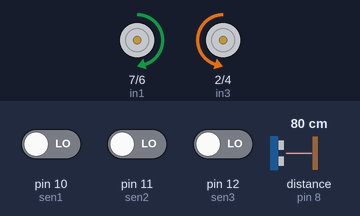
Recording of a sketch running on a simulated Arduino Uno, built with avr-gcc and run on an emulated ATmega328P. On the bench: motor-driver pin pairs drawn as motors (green arrow = first pin HIGH = forward, orange = second pin HIGH = backward, longer = more drive, scaled by the enable pin). Wiring (inferred from the names in the program): ultrasonic range finder: trigger pin 9; echo pin 8. The inputs (shaded band) are chosen by the test bench; at power-on: distance to the obstacle (sensor on pin 8) 80 cm, pin 10 (sen1) LOW, pin 11 (sen2) LOW, pin 12 (sen3) LOW. The echo pulse lasts 58.3 µs per cm.

Above: at 1.2 s.
1.3 s: distance to the obstacle (sensor on pin 8) set to 173 cm
2.8 s: distance to the obstacle (sensor on pin 8) set to 181 cm
At 5.6 s:
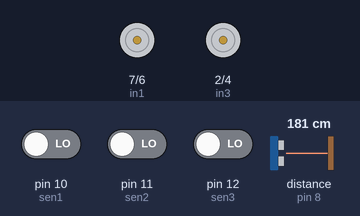
5.8 s: distance to the obstacle (sensor on pin 8) set to 2 cm
At 7.14 s:
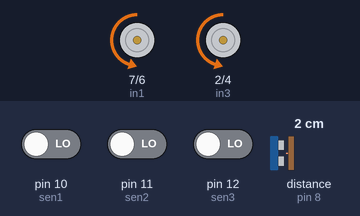
8.7 s: pin 10 (sen1) driven HIGH
At 9.7 s:
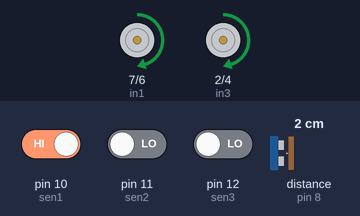
Timing chart, 0 to 12.7 s (numbered marks = the images above; inputs shaded):
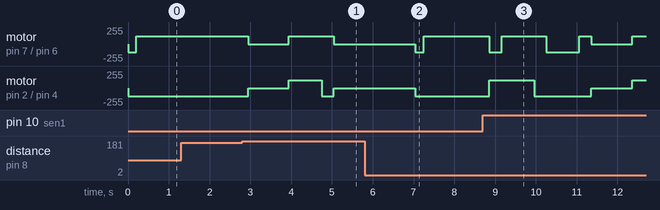

The sketch:

sumo1.ino
```cpp
//PROGRAMA ENTERO
int in1 = 7, in2 = 6, in3 = 2, in4 = 4;
int enable1 = 5;
int enable2 = 3;
int distancia;
int tiempo;
int TRIGGER = 9, ECHO = 8;
//int luz;
//int cny_LED = 2;
int sen1 = 10;
int sen2 = 11;
int sen3 = 12;
int luz1;
int luz2;
int luz3;

void setup()
{
//  pinMode(cny_LED, OUTPUT);
//  digitalWrite(cny_LED,HIGH);//Enciende el LED IR embebido en el CNY70

  pinMode(in1, OUTPUT);
  pinMode(in2, OUTPUT);
  pinMode(in3, OUTPUT);
  pinMode(in4, OUTPUT);
  analogWrite(enable1, 120);
  analogWrite(enable2, 120);
  Serial.begin(9600);
  pinMode(TRIGGER, OUTPUT); /*activación del pin 9 como salida: para el pulso ultrasónico*/
  pinMode(ECHO, INPUT); /*activación del pin 8 como entrada: tiempo del rebote del ultrasonido*/
}

void loop()
{
  do {
    derecha();
    delay(200);
    distancia=distancia_medida();
  } while (distancia>=175);
  do {
    adelante();
    //luz = analogRead(A1);
    luz1 = digitalRead(sen1);
    luz2 = digitalRead(sen2);
    luz3 = digitalRead(sen3);
    distancia = distancia_medida();
    delay(80);
  } while (!luz1 && !luz2  && !luz3 &&  distancia<=175);
  if (luz1){
    atras();
    delay(300);
    izquierda();
    delay(800);
    adelante();
    delay(300);
    derecha();
    delay(800);
    adelante();
    delay(300);
  }
  if (luz2){
    adelante();
    delay(300);
    izquierda();
    delay(800);
    adelante();
    delay(300);
  }
  if (luz3){
    adelante();
    delay(300);
    derecha();
    delay(800);
    adelante();
    delay(300);
  }
  detener();
  delay(1000);
  izquierda();
  delay(800);
  adelante();
  delay(300);
  detener();
  delay(2000);

//  if(!luz1 || !luz2  || !luz3 ){
//   Serial.println("negro");
//  }
//  else {
//  Serial.println("blanco");
//  }

}
  int distancia_medida() {
    digitalWrite(TRIGGER, LOW);
    delayMicroseconds(2);
    digitalWrite(TRIGGER, HIGH);
    delayMicroseconds(10);
    digitalWrite(TRIGGER, LOW);
    // Calcula la distancia midiendo el tiempo del estado alto del pin ECHO
    tiempo = pulseIn(ECHO, HIGH);
    // La velocidad del sonido es de 340m/s o 29 microsegundos por centimetro
    distancia = tiempo / 58;
    //manda la distancia al monitor serie

//    Serial.print(distancia);
//    Serial.println("cm");
//    delay(100);

    return distancia;
}
void detener() {
  digitalWrite(in1, LOW);
  digitalWrite(in2, LOW);
  digitalWrite(in3, LOW);
  digitalWrite(in4, LOW);
}
void izquierda() {
  digitalWrite(in1, HIGH);
  digitalWrite(in2, LOW);
  digitalWrite(in3, HIGH);
  digitalWrite(in4, LOW);
}
void derecha() {
  digitalWrite(in2, HIGH);
  digitalWrite(in1, LOW);
  digitalWrite(in4, HIGH);
  digitalWrite(in3, LOW);
}
void adelante() {
  digitalWrite(in1, HIGH);
  digitalWrite(in2, LOW);
  digitalWrite(in4, HIGH);
  digitalWrite(in3, LOW);
}
void atras() {
  digitalWrite(in2, HIGH);
  digitalWrite(in1, LOW);
  digitalWrite(in3, HIGH);
  digitalWrite(in4, LOW);
}
```

Measured:
- the behaviour switches between 175 and 176 cm on distance to the obstacle (sensor on pin 8) (found by bisection; images 0 and 1)
- after the input at 1.3 s, every drawn part: stays the same
- after the input at 2.8 s, motor on pin 7 (in1) / pin 6 (in2): forward 120/255 → stopped after 0.14 s, → forward 120/255 1.0 s later, → stopped 1.1 s later; motor on pin 2 (in3) / pin 4 (in4): backward 120/255 → stopped after 0.14 s, → forward 120/255 1.0 s later, → backward 120/255 0.80 s later, → stopped 0.30 s later
